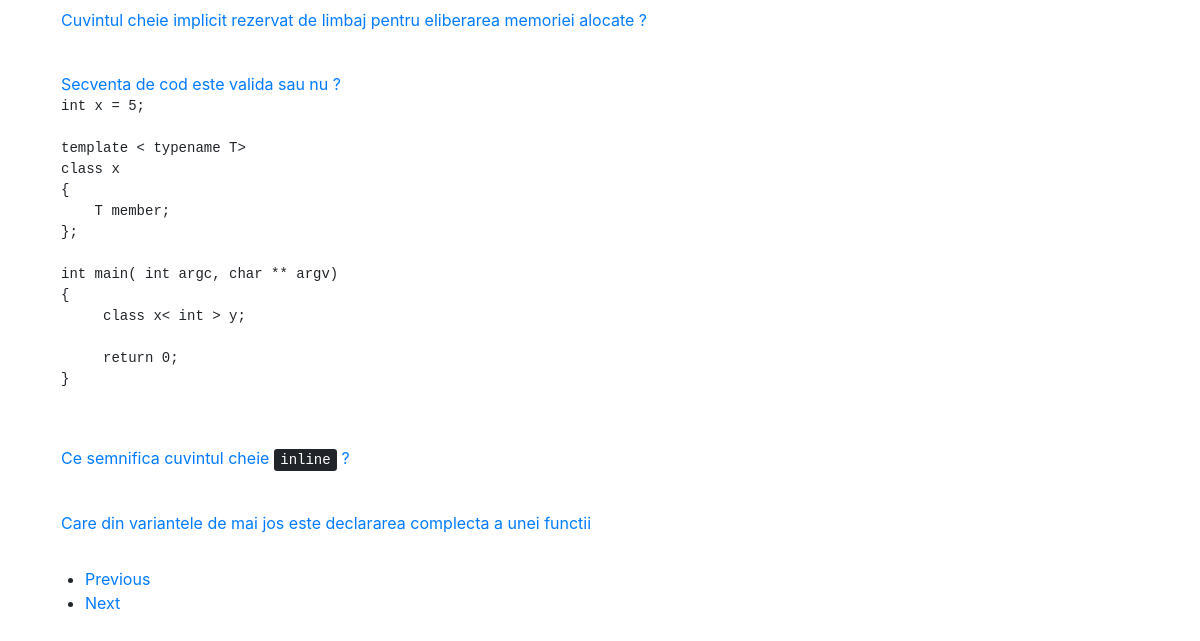
Screenshot of /administration/edit.php?p=2 with the database file from the repository.
### tables this page shows
CREATE TABLE `Question` (
  `id` int(11) NOT NULL,
  `quiz` text NOT NULL,
  `level` int(1) NOT NULL
);

### administration/edit.php (the view, shortened to what this page needs)
<?
if(!isset($_GET['p']))
	$range=1;
else
	$range=$_GET['p'];
function getQuestions()
	{
		$max=$GLOBALS['range']*5;
		$min = $max - 4;
		$Q = mysql_query("SELECT * FROM Question WHERE id BETWEEN $min AND $max ");
		$q = mysql_fetch_array($Q);
		do
			{
				echo "<a class='nav-link' href='edit.php?id=$q[0]'>$q[1]</a><br>";
			}while($q = mysql_fetch_array($Q));
	}
?>
<!DOCTYPE html>
	<html>
		<head>
				<link rel="stylesheet" href="//maxcdn.bootstrapcdn.com/bootstrap/4.0.0-alpha.2/css/bootstrap.min.css" />
		</head>
		<body>
			<div class="container" id="main">
				<?
				if(isset($_GET['id']))
					{
						$var = $_GET['id'];
						$Question = mysql_fetch_row(mysql_query("SELECT * FROM Question WHERE id=$var"));
						echo "<form name=\"edit\" action=\"edit.php\" method=\"POST\">";
						echo "<label>Intrebarea</label>";
			     		echo "<textarea class='form-control' rows='5' name='q' required>$Question[1]</textarea>";
			     		echo "<label>Nivelul de greutate</label>";
			    		echo "<select class='form-control' name='level' required>";
               			echo "<option></option><option>Incepator</option><option >Mediu</option><option >Avansat</option>";
                      	echo "</select>";
              			$Q = mysql_query("SELECT * FROM `Answer` WHERE id_Q=$var ");
              			$i=1;
						$q = mysql_fetch_array($Q);
							do
								{
									echo '<div class="form-group">';
									echo '<label>Varianta de raspuns #'.$i.'</label>';
									echo '<input type="text" class="form-control" name="ans[]" value="'.$q[2].'" required>';
									if($q[3]==1)
										echo '<input type="radio" name="check" value="'.$i.'" checked>Corect</label>';
									else
										echo '<input type="radio" name="check" value="'.$i.'" >Corect</label>';
									echo '</div>';
									$i++;
								}while($q = mysql_fetch_array($Q));
						echo "<input type='hidden' value=$var name='id'>";
                      	echo "<button type='submit' class='btn btn-primary btn-block' name='submit'>Update</button>";
					}
				else
					{
						getQuestions();
						$p=$range-1;
						$n=$range+1;
						echo '<ul class="pager">';
						echo "<li><a href=\"edit.php?p=$p\">Previous</a></li>";
						echo "<li><a href=\"edit.php?p=$n\">Next</a></li>";
						echo '</ul>';
					}
				?>
			</div>
		</body>
	</html>

### rows the page displays
question: quiz "Cuvintul cheie implicit rezervat de limbaj pentru eliberarea memoriei alocate ?"
question: quiz "Secventa de cod este valida sau nu ? int x = 5; template < typename T> class x { T member; }; int main( int argc, char ** argv) { class x< int > y; return 0; }"
question: quiz "Ce semnifica cuvintul cheie inline ?"
question: quiz "Care din variantele de mai jos este declararea complecta a unei functii"
